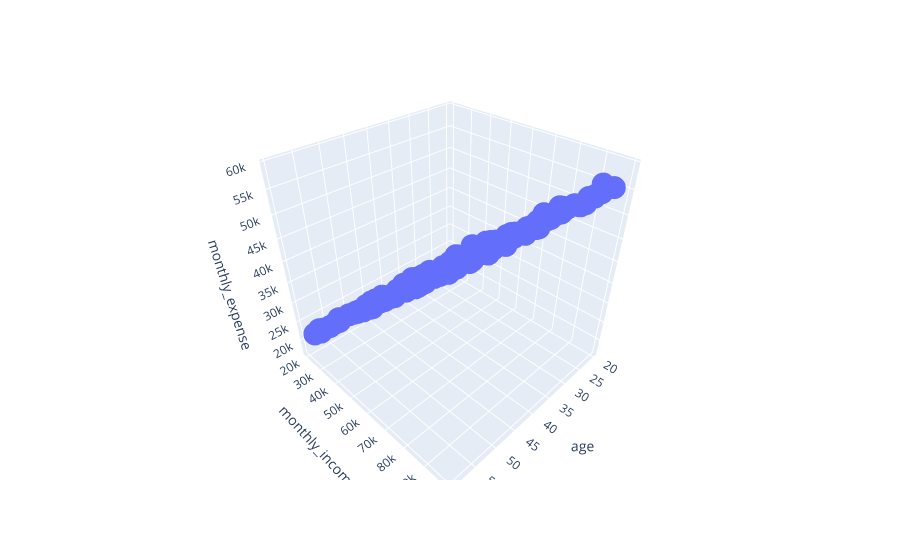

The notebook cell saved with this chart:
### Code cell
import plotly.express as px
px.scatter_3d(df,x="age",y="monthly_income",z="monthly_expense")

### Figure 1 — Plotly figure (JSON) as saved in the notebook; plotly's stock layout.template omitted (floating-point values rounded to 4 significant figures; data arrays with more than 128 entries replaced by an {"elided": "..."} marker saying what was removed)
{"data": [{"hovertemplate": "age=%{x}<br>monthly_income=%{y}<br>monthly_expense=%{z}<extra></extra>", "legendgroup": "", "marker": {"color": "#636efa", "symbol": "circle"}, "mode": "markers", "name": "", "scene": "scene", "showlegend": false, "type": "scatter3d", "x": {"elided": "200 float values"}, "y": {"elided": "200 int values"}, "z": {"elided": "200 int values"}}], "layout": {"legend": {"tracegroupgap": 0}, "margin": {"t": 60}, "scene": {"domain": {"x": [0, 1], "y": [0, 1]}, "xaxis": {"title": {"text": "age"}}, "yaxis": {"title": {"text": "monthly_income"}}, "zaxis": {"title": {"text": "monthly_expense"}}}}}
